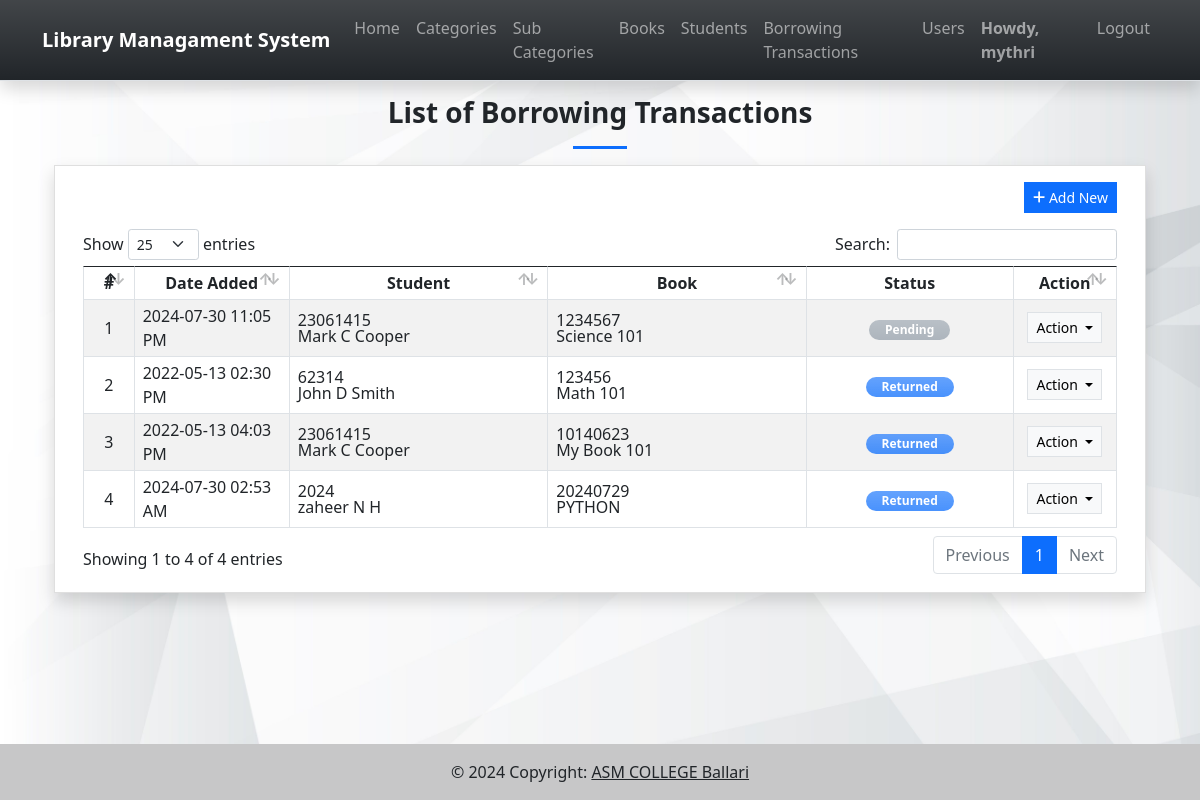
Screenshot of /borrows (signed in) with the database file from the repository.
### lmsApp/models.py (models this page shows, shortened)
class Borrow(models.Model):
    student = models.ForeignKey(Students, on_delete= models.CASCADE, related_name="student_id_fk")
    book = models.ForeignKey(Books, on_delete= models.CASCADE, related_name="book_id_fk")
    borrowing_date = models.DateField()
    return_date = models.DateField()
    status = models.CharField(max_length=2, choices=(('1','Pending'), ('2','Returned')), default = 1)
    date_added = models.DateTimeField(default = timezone.now)
    date_created = models.DateTimeField(auto_now = True)
    class Meta:
        verbose_name_plural = "Borrowing Transactions"

class Students(models.Model):
    code = models.CharField(max_length=250)
    first_name = models.CharField(max_length=250)
    middle_name = models.CharField(max_length=250, blank=True, null= True)
    last_name = models.CharField(max_length=250)
    gender = models.CharField(max_length=20, choices=(('Male','Male'), ('Female','Female')), default = 'Male')
    contact = models.CharField(max_length=250)
    email = models.CharField(max_length=250)
    address = models.CharField(max_length=250)
    department = models.CharField(max_length=250, blank= True, null = True)
    course = models.CharField(max_length=250, blank= True, null = True)
    status = models.CharField(max_length=2, choices=(('1','Active'), ('2','Inactive')), default = 1)
    delete_flag = models.IntegerField(default = 0)
    date_added = models.DateTimeField(default = timezone.now)
    date_created = models.DateTimeField(auto_now = True)
    class Meta:
        verbose_name_plural = "List of Students"
    def name(self):
        return str(f"{self.first_name}{' '+self.middle_name if not self.middle_name == '' else ''} {self.last_name}")

class Books(models.Model):
    sub_category = models.ForeignKey(SubCategory, on_delete= models.CASCADE)
    isbn = models.CharField(max_length=250)
    title = models.CharField(max_length=250)
    description = models.TextField(blank=True, null= True)
    author = models.TextField(blank=True, null= True)
    publisher = models.CharField(max_length=250)
    date_published = models.DateTimeField()
    status = models.CharField(max_length=2, choices=(('1','Active'), ('2','Inactive')), default = 1)
    delete_flag = models.IntegerField(default = 0)
    date_added = models.DateTimeField(default = timezone.now)
    date_created = models.DateTimeField(auto_now = True)
    class Meta:
        verbose_name_plural = "List of Books"

### lmsApp/views.py (the view)
# urls.py: path('borrows',views.borrows,name='borrow-page'),
@login_required
def borrows(request):
    context = context_data(request)
    context['page'] = 'borrow'
    context['page_title'] = "Borrowing Transaction List"
    context['borrows'] = models.Borrow.objects.order_by('status').all()
    return render(request, 'borrows.html', context)

### lmsApp/views.py (called while the page is built)
def context_data(request):
    fullpath = request.get_full_path()
    abs_uri = request.build_absolute_uri()
    abs_uri = abs_uri.split(fullpath)[0]
    context = {
        'system_host' : abs_uri,
        'page_name' : '',
        'page_title' : '',
        'system_name' : 'Library Managament System',
        'topbar' : True,
        'footer' : True,
    }
    return context

### lmsApp/templates/borrows.html (shortened to what this page needs)
{% extends 'base.html' %} {% load static %} {% block pageContent %}
<section class="py-4">
    <div class="container">
        <h3 class="fw-bolder text-center">List of Borrowing Transactions</h3>
        <center>
            <hr class="bg-primary opacity-100" style="height:3px" width="5%">
        </center>
        <div class="card rounded-0 shadow">
            <div class="card-body">
                <div class="container-fluid">
                    <div class="text-end mb-3">
                        <button class="btn btn-sm btn-primary rounded-0 bg-gradient-primary" type="button" id="create_new"><i class="fa fa-plus"></i> Add New</button>
                    </div>
                    <table class="table table-bordered table-striped" id="borrow-tbl">
                        <colgroup>
                            <col width="5%">
                            <col width="15%">
                            <col width="25%">
                            <col width="25%">
                            <col width="20%">
                            <col width="10%">
                        </colgroup>
                        <thead>
                            <tr>
                                <th class="text-center">#</th>
                                <th class="text-center">Date Added</th>
                                <th class="text-center">Student</th>
                                <th class="text-center">Book</th>
                                <th class="text-center">Status</th>
                                <th class="text-center">Action</th>
                            </tr>
                        </thead>
                        <tbody>
                            {% for borrow in borrows %}
                            <tr>
                                <td class="text-center">{{ forloop.counter }}</td>
                                <td>{{ borrow.date_added|date:"Y-m-d h:i A"}}</td>
                                <td>
                                    <div class="lh-1">
                                        <div>{{ borrow.student.code}}</div>
                                        <div>{{ borrow.student.name}}</div>
                                    </div>
                                </td>
                                <td>
                                    <div class="lh-1">
                                        <div>{{ borrow.book.isbn}}</div>
                                        <div>{{ borrow.book.title}}</div>
                                    </div>
                                </td>
                                <td class="text-center">
                                    {% if borrow.status == '1' %}
                                    <span class="badge badge-secondary bg-gradient bg-secondary px-3 rounded-pill bg-opacity-75 text-sm py-1">Pending</span> {% else %}
                                    <span class="badge badge-primary bg-gradient bg-primary px-3 rounded-pill bg-opacity-75 text-sm py-1">Returned</span> {% endif %}
                                </td>
                                <td class="text-center">
                                    <div class="dropdown">
                                        <button class="btn btn-light btn-sm rounded-0 border dropdown-toggle" type="button" id="abtn{{borrow.pk}}" data-bs-toggle="dropdown" aria-expanded="false">
                                          Action
                                        </button>
                                    </div>
                                </td>
                            </tr>
                            {% endfor %}
                        </tbody>
                    </table>
                </div>
            </div>
        </div>
    </div>
</section>
{% endblock pageContent %}

### lmsApp/templates/topNavigation.html (shortened to what this page needs)
{% load static %}
<header>
    <nav class="navbar navbar-expand-lg navbar-dark bg-dark bg-gradient fixed-top shadow border-bottom">
        <div class="container">
            <a class="navbar-brand" target="_blank" href="./">
                <b>{{system_name}}</b>
            </a>
            <div class="collapse navbar-collapse" id="navbarExample01">
                <ul class="navbar-nav me-auto mb-2 mb-lg-0" id="topNav">
                    {% if request.user.is_authenticated %}
                    <li class="nav-item">
                        <a class="nav-link" aria-current="page" href="{% url 'home-page' %}">Home</a>
                    </li>
                    <li class="nav-item">
                        <a class="nav-link" aria-current="page" href="{% url 'category-page' %}">Categories</a>
                    </li>
                    <li class="nav-item">
                        <a class="nav-link" aria-current="page" href="{% url 'sub_category-page' %}">Sub Categories</a>
                    </li>
                    <li class="nav-item">
                        <a class="nav-link" aria-current="page" href="{% url 'book-page' %}">Books</a>
                    </li>
                    <li class="nav-item">
                        <a class="nav-link" aria-current="page" href="{% url 'student-page' %}">Students</a>
                    </li>
                    <li class="nav-item">
                        <a class="nav-link" aria-current="page" href="{% url 'borrow-page' %}">Borrowing Transactions</a>
                    </li>
                    {% if request.user.is_superuser %}
                    <li class="nav-item">
                        <a class="nav-link" aria-current="page" href="{% url 'user-page' %}">Users</a>
                    </li>
                    {% endif %}
                    {% endif %}
                </ul>
                <ul class="navbar-nav d-flex flex-row">
                    {% if user.id %}
                    <li class="nav-item">
                        <a class="nav-link"  href="{% url 'profile-page' %}"><b>Howdy, {{user.username}}</b></a>
                    </li>
                    <li class="nav-item">
                        <a class="nav-link" aria-current="page" href="{% url 'logout' %}">Logout</a>
                    </li>
                    {% else %}
                    <li class="nav-item">
                        <a class="nav-link" aria-current="page" href="{% url 'login-page' %}">Login</a>
                    </li>
                    {% endif %}
                </ul>
            </div>
        </div>
    </nav>
</header>

### static/assets/default/css/style.css (style rules this page uses)
html, body { height: 100%; width: 100%; max-height: 100%; overflow: auto; display: flex; flex-direction: column; }
body>header { flex-shrink: auto; }
.bg-secondary { background-color: var(--bs-gray-500)!important; }

### lmsApp/templates/base.html (style rules this page uses)
body { background-image:url("/static/assets/default/img/bg1.jpg"); background-size:cover; background-repeat:no-repeat; background-position:center center; }

### rows the page displays
Borrow: date_added "2024-07-30 11:05 PM", student.code "23061415", student.name "Mark C Cooper", book.isbn "1234567", book "Science 101", status "Pending"
Borrow: date_added "2022-05-13 02:30 PM", student.code "62314", student.name "John D Smith", book.isbn "123456", book "Math 101", status "Returned"
Borrow: date_added "2022-05-13 04:03 PM", student.code "23061415", student.name "Mark C Cooper", book.isbn "10140623", book "My Book 101", status "Returned"
Borrow: date_added "2024-07-30 02:53 AM", student.code "2024", student.name "zaheer N H", book.isbn "20240729", book "PYTHON", status "Returned"

### other values shown
{{ system_name }} "Library Managament System"
{{ user.username }} "mythri"
